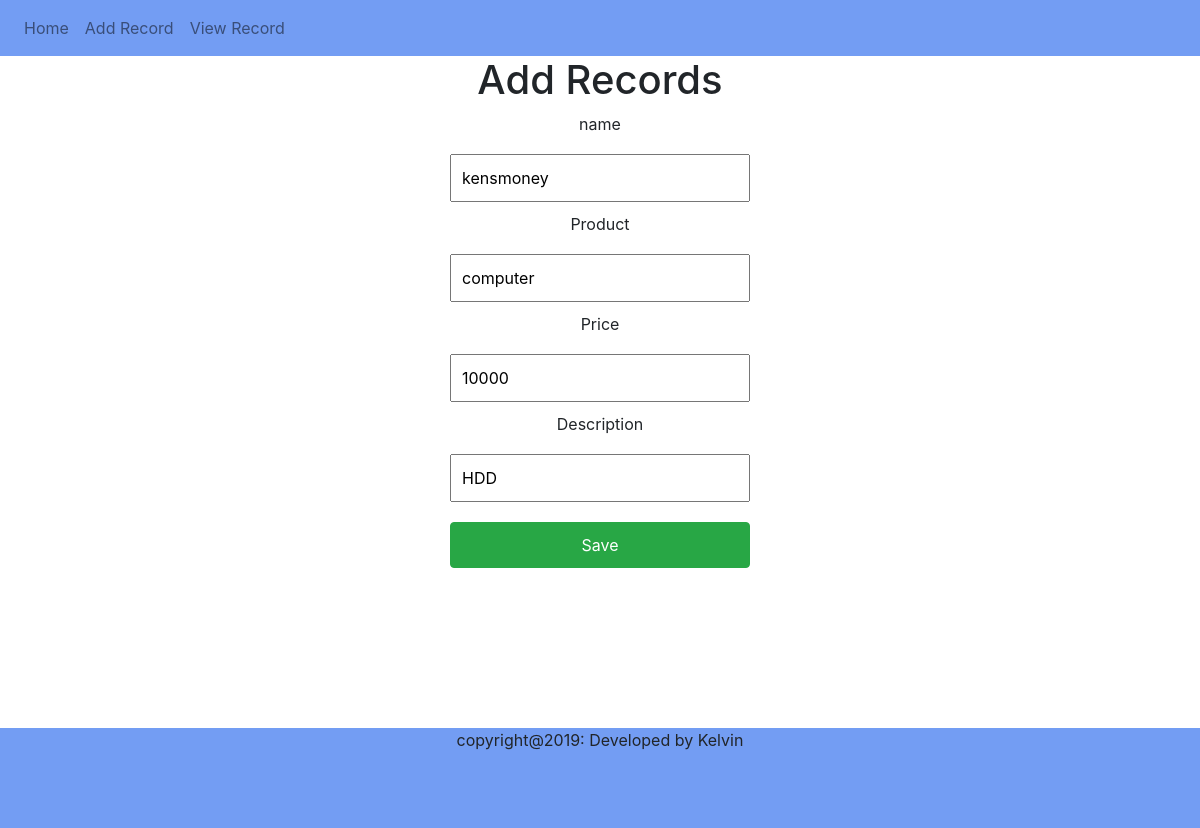
Screenshot of /edith/2/ with the database file from the repository.
### todoapp/models.py (models this page shows, shortened)
class Record2 (models.Model):
    id = models.AutoField( primary_key=True)
    name  = models.CharField(max_length=100)
    product = models.CharField(max_length=100)
    amount = models.CharField(max_length=100)
    description = models.CharField(max_length=100)

### todoapp/views.py (the view)
# urls.py: path('edith/<int:id>/', views.Edith, name="Edith"),
def Edith(request, id ):
    qry = Record2.objects.get(id=id)
    print(qry.id)
    print(qry.name)
    return render(request, "html/edith.html",
             {
            "name":qry.name, "description":qry.description,
            "product":qry.product, "amount":qry.amount,
             })

### templates/html/edith.html (shortened to what this page needs)
{% extends "html/home.html" %}
{% block content %}
<section class="text-center">
    <form class="myform  text-center" action="update/" method="POST">
        <h1> Add Records </h1>
        <div class="container">
            <div class="row">
                <div class="col">
                    <label role="name">name</label>
                </div>
            </div>
        </div>
        <div class="container">
            <div class="row">
                {% if name %}
                <div class="col">
                    <input type="text" id="name" name="name" value="{{name}}">
                </div>
                {% endif %}
            </div>
        </div>
        <div class="container">
            <div class="row">
                <div class="col">
                    <label role="name">Product</label>
                </div>
            </div>
        </div>
        <div class="container">
            <div class="row">
                {% if product %}
                <div class="col">
                    <input type="text" id="product" name="product" value="{{product}}">
                </div>
                {% endif %}
            </div>
        </div>
        <div class="container">
            <div class="row">
                <div class="col">
                    <label role="name"  >Price</label>
                </div>
            </div>
        </div>
        <div class="container">
            <div class="row">
                {% if amount %}
                <div class="col">
                    <input type="text" id="price" name="amount" value="{{amount}}">
                </div>
                {% endif %}
            </div>
        </div>
        <div class="container">
            <div class="row">
                <div class="col">
                    <label role="name">Description</label>
                </div>
            </div>
        </div>
        <div class="container">
            <div class="row">
                {% if description %}
                <div class="col">
                    <input type="text" id="product" name="d" value="{{description}}">
                </div>
                {% endif %}
            </div>
        </div>
        <div class="container">
            <button type="submit" class="btn btn-success"> Save </button>
        </div>
    </form>
</section>
{% endblock %}

### kelvineapp/static/css/index.css (style rules this page uses)
input[type="text"],input[type="password"], input[type="email"], input[type="file" ], button[type="submit"], select[type="select"], textarea[type="textarea"] { width: 300px; padding:10px; margin-bottom: 10px; margin-top: 10px; }

### rows the page displays
Record2: name "kensmoney", product "computer", amount "10000", d "HDD"
